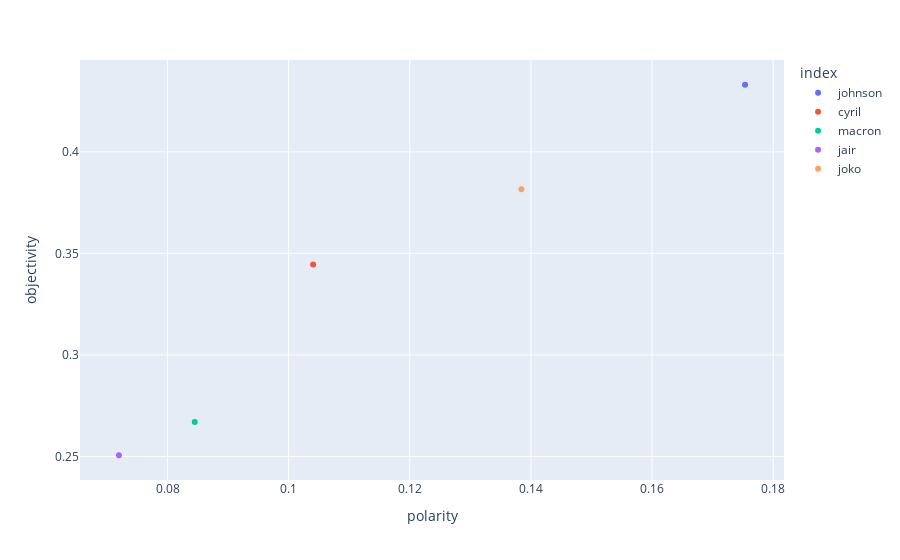

The notebook cell this image was saved under:
### Code cell
fig = px.scatter(sentiment_df, x="polarity", y="objectivity", color=sentiment_df.index)
fig.show()

### Figure 1 — Plotly figure (JSON) as saved in the notebook; plotly's stock layout.template omitted (floating-point values rounded to 4 significant figures)
{"data": [{"hovertemplate": "index=johnson<br>polarity=%{x}<br>objectivity=%{y}<extra></extra>", "legendgroup": "johnson", "marker": {"color": "#636efa", "symbol": "circle"}, "mode": "markers", "name": "johnson", "orientation": "v", "showlegend": true, "type": "scatter", "x": [0.1754], "xaxis": "x", "y": [0.433], "yaxis": "y"}, {"hovertemplate": "index=cyril<br>polarity=%{x}<br>objectivity=%{y}<extra></extra>", "legendgroup": "cyril", "marker": {"color": "#EF553B", "symbol": "circle"}, "mode": "markers", "name": "cyril", "orientation": "v", "showlegend": true, "type": "scatter", "x": [0.104], "xaxis": "x", "y": [0.3445], "yaxis": "y"}, {"hovertemplate": "index=macron<br>polarity=%{x}<br>objectivity=%{y}<extra></extra>", "legendgroup": "macron", "marker": {"color": "#00cc96", "symbol": "circle"}, "mode": "markers", "name": "macron", "orientation": "v", "showlegend": true, "type": "scatter", "x": [0.0845], "xaxis": "x", "y": [0.2669], "yaxis": "y"}, {"hovertemplate": "index=jair<br>polarity=%{x}<br>objectivity=%{y}<extra></extra>", "legendgroup": "jair", "marker": {"color": "#ab63fa", "symbol": "circle"}, "mode": "markers", "name": "jair", "orientation": "v", "showlegend": true, "type": "scatter", "x": [0.07198], "xaxis": "x", "y": [0.2506], "yaxis": "y"}, {"hovertemplate": "index=joko<br>polarity=%{x}<br>objectivity=%{y}<extra></extra>", "legendgroup": "joko", "marker": {"color": "#FFA15A", "symbol": "circle"}, "mode": "markers", "name": "joko", "orientation": "v", "showlegend": true, "type": "scatter", "x": [0.1384], "xaxis": "x", "y": [0.3815], "yaxis": "y"}], "layout": {"legend": {"title": {"text": "index"}, "tracegroupgap": 0}, "margin": {"t": 60}, "xaxis": {"anchor": "y", "domain": [0, 1], "title": {"text": "polarity"}}, "yaxis": {"anchor": "x", "domain": [0, 1], "title": {"text": "objectivity"}}}}
